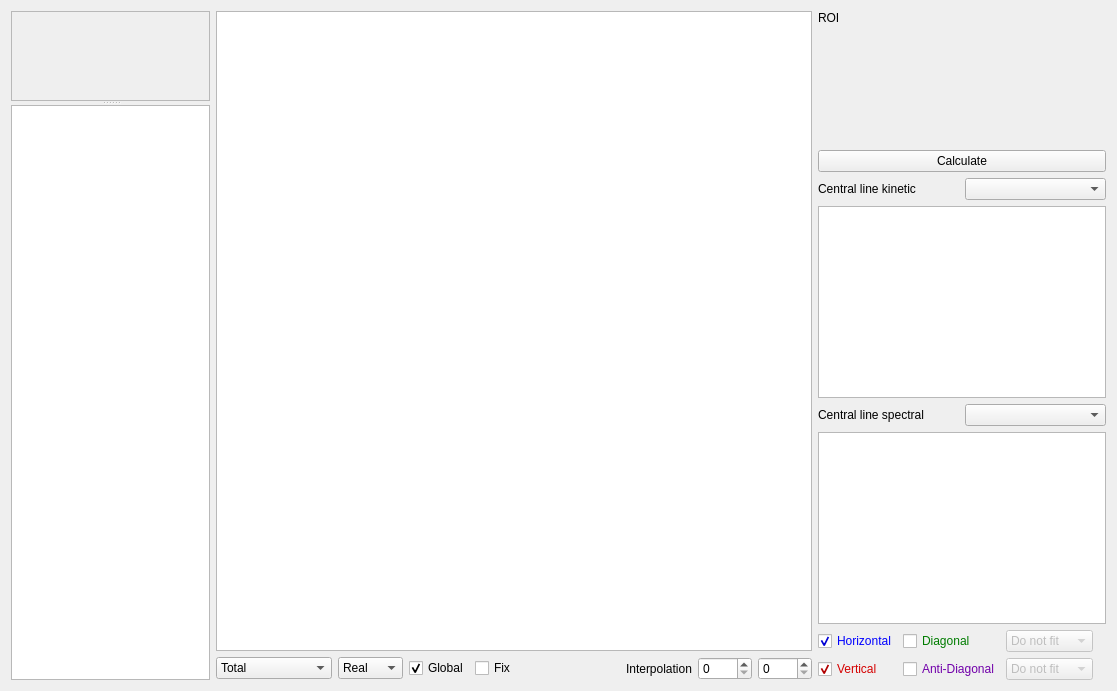
<?xml version="1.0" encoding="UTF-8"?>
<ui version="4.0">
 <class>Form</class>
 <widget class="QWidget" name="Form">
  <property name="geometry">
   <rect>
    <x>0</x>
    <y>0</y>
    <width>1117</width>
    <height>691</height>
   </rect>
  </property>
  <property name="windowTitle">
   <string>Form</string>
  </property>
  <layout class="QHBoxLayout" name="horizontalLayout" stretch="2,6,0">
   <item>
    <widget class="QSplitter" name="splitter">
     <property name="orientation">
      <enum>Qt::Vertical</enum>
     </property>
     <widget class="DisablingListWidget" name="listFrames">
      <property name="frameShape">
       <enum>QFrame::StyledPanel</enum>
      </property>
      <property name="frameShadow">
       <enum>QFrame::Raised</enum>
      </property>
     </widget>
     <widget class="QPlainTextEdit" name="pteNotes"/>
    </widget>
   </item>
   <item>
    <layout class="QVBoxLayout" name="verticalLayout">
     <item>
      <widget class="FigureWidget" name="plotMain"/>
     </item>
     <item>
      <layout class="QGridLayout" name="gridLayout_4">
       <item row="0" column="1">
        <widget class="QComboBox" name="cbTRN">
         <property name="sizeAdjustPolicy">
          <enum>QComboBox::AdjustToContents</enum>
         </property>
         <item>
          <property name="text">
           <string>Total</string>
          </property>
         </item>
         <item>
          <property name="text">
           <string>Rephasing</string>
          </property>
         </item>
         <item>
          <property name="text">
           <string>Non-Rephasing</string>
          </property>
         </item>
        </widget>
       </item>
       <item row="0" column="7">
        <widget class="QSpinBox" name="iInterpolation1">
         <property name="toolTip">
          <string>Interpolation of ω₁ axis.</string>
         </property>
         <property name="maximum">
          <number>1000</number>
         </property>
         <property name="singleStep">
          <number>100</number>
         </property>
        </widget>
       </item>
       <item row="0" column="6">
        <widget class="QLabel" name="label_20">
         <property name="text">
          <string>Interpolation</string>
         </property>
        </widget>
       </item>
       <item row="0" column="5">
        <spacer name="horizontalSpacer_2">
         <property name="orientation">
          <enum>Qt::Horizontal</enum>
         </property>
         <property name="sizeHint" stdset="0">
          <size>
           <width>40</width>
           <height>20</height>
          </size>
         </property>
        </spacer>
       </item>
       <item row="0" column="3">
        <widget class="QCheckBox" name="bGlobalColors">
         <property name="text">
          <string>Global</string>
         </property>
         <property name="checked">
          <bool>true</bool>
         </property>
        </widget>
       </item>
       <item row="0" column="8">
        <widget class="QSpinBox" name="iInterpolation3">
         <property name="toolTip">
          <string>Interpolation of ω₃ axis.</string>
         </property>
         <property name="maximum">
          <number>1000</number>
         </property>
         <property name="singleStep">
          <number>100</number>
         </property>
        </widget>
       </item>
       <item row="0" column="2">
        <widget class="QComboBox" name="cbPAIR">
         <property name="sizeAdjustPolicy">
          <enum>QComboBox::AdjustToContents</enum>
         </property>
         <item>
          <property name="text">
           <string>Real</string>
          </property>
         </item>
         <item>
          <property name="text">
           <string>Imag</string>
          </property>
         </item>
         <item>
          <property name="text">
           <string>Ampl</string>
          </property>
         </item>
         <item>
          <property name="text">
           <string>Phase</string>
          </property>
         </item>
        </widget>
       </item>
       <item row="0" column="4">
        <widget class="QCheckBox" name="bFixColors">
         <property name="text">
          <string>Fix</string>
         </property>
         <property name="checked">
          <bool>false</bool>
         </property>
        </widget>
       </item>
      </layout>
     </item>
    </layout>
   </item>
   <item>
    <layout class="QVBoxLayout" name="verticalLayout_2">
     <item>
      <layout class="QVBoxLayout" name="verticalLayout_3" stretch="0,1,0">
       <item>
        <widget class="QLabel" name="label_9">
         <property name="text">
          <string>ROI</string>
         </property>
        </widget>
       </item>
       <item>
        <widget class="ROIInputList" name="listROIInput" native="true">
         <property name="sizePolicy">
          <sizepolicy hsizetype="Minimum" vsizetype="Preferred">
           <horstretch>0</horstretch>
           <verstretch>0</verstretch>
          </sizepolicy>
         </property>
         <property name="toolTip">
          <string>&lt;html&gt;&lt;head/&gt;&lt;body&gt;&lt;p&gt;Positive frequency gives exp(-t2*(t+1j*w)), negative gives exp(-t2*(t-1j*w))&lt;/p&gt;&lt;/body&gt;&lt;/html&gt;</string>
         </property>
        </widget>
       </item>
       <item>
        <widget class="QPushButton" name="pushCalculate">
         <property name="text">
          <string>Calculate</string>
         </property>
        </widget>
       </item>
      </layout>
     </item>
     <item>
      <layout class="QHBoxLayout" name="horizontalLayout_3">
       <item>
        <widget class="QLabel" name="label_11">
         <property name="text">
          <string>Central line kinetic</string>
         </property>
        </widget>
       </item>
       <item>
        <widget class="QComboBox" name="cbKinetic"/>
       </item>
      </layout>
     </item>
     <item>
      <widget class="FigureWidget" name="plotKinetic"/>
     </item>
     <item>
      <layout class="QHBoxLayout" name="horizontalLayout_4">
       <item>
        <widget class="QLabel" name="label_10">
         <property name="text">
          <string>Central line spectral</string>
         </property>
        </widget>
       </item>
       <item>
        <widget class="QComboBox" name="cbSpectral"/>
       </item>
      </layout>
     </item>
     <item>
      <widget class="FigureWidget" name="plotSpectral"/>
     </item>
     <item>
      <layout class="QGridLayout" name="gridLayout">
       <item row="0" column="0">
        <widget class="QCheckBox" name="cbDisHorizontal">
         <property name="styleSheet">
          <string notr="true">color: #0000ff;</string>
         </property>
         <property name="text">
          <string>Horizontal</string>
         </property>
         <property name="checkable">
          <bool>true</bool>
         </property>
         <property name="checked">
          <bool>true</bool>
         </property>
        </widget>
       </item>
       <item row="1" column="0">
        <widget class="QCheckBox" name="cbDisVertical">
         <property name="styleSheet">
          <string notr="true">color: #d50000;</string>
         </property>
         <property name="text">
          <string>Vertical</string>
         </property>
         <property name="checkable">
          <bool>true</bool>
         </property>
         <property name="checked">
          <bool>true</bool>
         </property>
        </widget>
       </item>
       <item row="0" column="1">
        <widget class="QCheckBox" name="cbDisDiagonal">
         <property name="styleSheet">
          <string notr="true">color: #007c00;</string>
         </property>
         <property name="text">
          <string>Diagonal</string>
         </property>
         <property name="checkable">
          <bool>true</bool>
         </property>
        </widget>
       </item>
       <item row="0" column="2">
        <widget class="QComboBox" name="cbDisDiagonalFit">
         <property name="enabled">
          <bool>false</bool>
         </property>
         <item>
          <property name="text">
           <string>Do not fit</string>
          </property>
         </item>
         <item>
          <property name="text">
           <string>Gaussian</string>
          </property>
         </item>
         <item>
          <property name="text">
           <string>Lorentzian</string>
          </property>
         </item>
        </widget>
       </item>
       <item row="0" column="3">
        <widget class="QLabel" name="labDisDiagonalFit">
         <property name="sizePolicy">
          <sizepolicy hsizetype="MinimumExpanding" vsizetype="Preferred">
           <horstretch>0</horstretch>
           <verstretch>0</verstretch>
          </sizepolicy>
         </property>
         <property name="toolTip">
          <string>μ: Position of peak relative to the tracer position
A: Peak maximum
FWHM: Full Width at Half Maximum</string>
         </property>
         <property name="textInteractionFlags">
          <set>Qt::LinksAccessibleByMouse|Qt::TextSelectableByMouse</set>
         </property>
        </widget>
       </item>
       <item row="1" column="1">
        <widget class="QCheckBox" name="cbDisAntiDiagonal">
         <property name="styleSheet">
          <string notr="true">color: #7100aa;</string>
         </property>
         <property name="text">
          <string>Anti-Diagonal</string>
         </property>
         <property name="checkable">
          <bool>true</bool>
         </property>
        </widget>
       </item>
       <item row="1" column="2">
        <widget class="QComboBox" name="cbDisAntiDiagonalFit">
         <property name="enabled">
          <bool>false</bool>
         </property>
         <item>
          <property name="text">
           <string>Do not fit</string>
          </property>
         </item>
         <item>
          <property name="text">
           <string>Gaussian</string>
          </property>
         </item>
         <item>
          <property name="text">
           <string>Lorentzian</string>
          </property>
         </item>
        </widget>
       </item>
       <item row="1" column="3">
        <widget class="QLabel" name="labDisAntiDiagonalFit">
         <property name="sizePolicy">
          <sizepolicy hsizetype="MinimumExpanding" vsizetype="Preferred">
           <horstretch>0</horstretch>
           <verstretch>0</verstretch>
          </sizepolicy>
         </property>
         <property name="toolTip">
          <string>μ: Position of peak relative to the tracer position
A: Peak maximum
FWHM: Full Width at Half Maximum</string>
         </property>
         <property name="textInteractionFlags">
          <set>Qt::LinksAccessibleByMouse|Qt::TextSelectableByMouse</set>
         </property>
        </widget>
       </item>
      </layout>
     </item>
    </layout>
   </item>
  </layout>
 </widget>
 <customwidgets>
  <customwidget>
   <class>DisablingListWidget</class>
   <extends>QFrame</extends>
   <header>common/widgets/DisablingListWidget.h</header>
   <container>1</container>
  </customwidget>
  <customwidget>
   <class>FigureWidget</class>
   <extends>QGraphicsView</extends>
   <header>pqr/pqr2</header>
  </customwidget>
  <customwidget>
   <class>ROIInputList</class>
   <extends>QWidget</extends>
   <header>analysis/tabCentralLines</header>
   <container>1</container>
  </customwidget>
 </customwidgets>
 <resources/>
 <connections/>
</ui>
